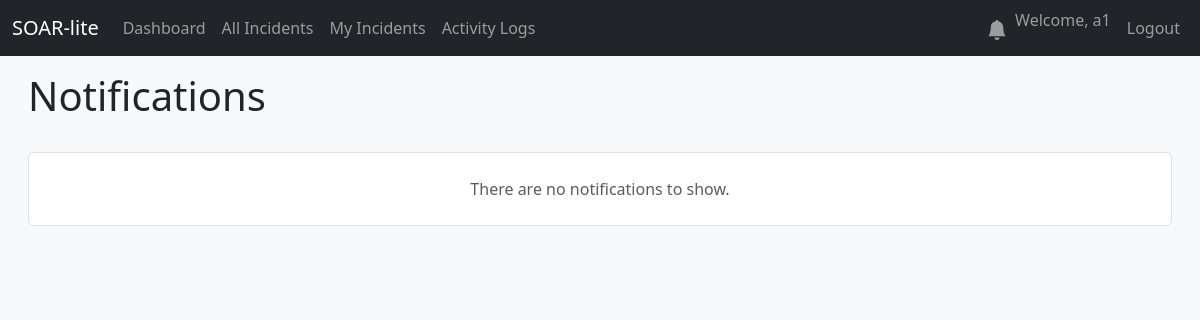
The app's page /notifications (signed in), older data.
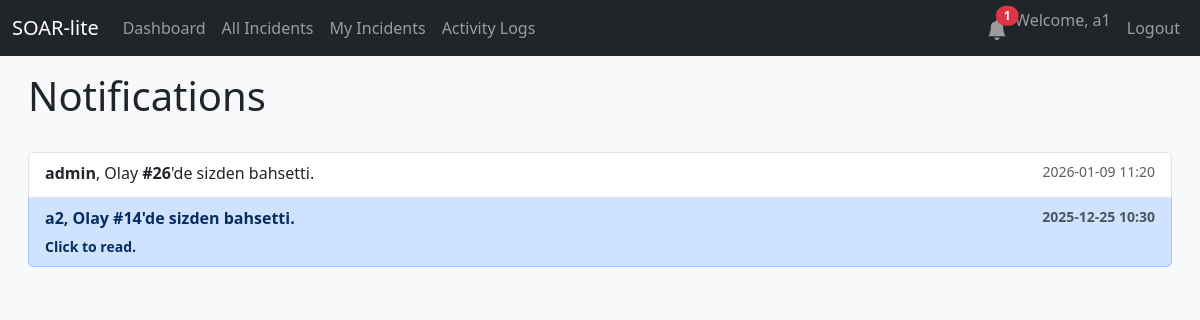
The same page, newer data.
### database.py (models this page shows, shortened)
class Notification(db.Model):
    id = db.Column(db.Integer, primary_key=True)
    user_id = db.Column(db.Integer, db.ForeignKey('user.id'), nullable=False)
    user = db.relationship('User', backref='notifications')
    message = db.Column(db.String(255), nullable=False)
    link = db.Column(db.String(255), nullable=True) # Tıklanınca gidilecek URL
    is_read = db.Column(db.Boolean, default=False, nullable=False)
    created_at = db.Column(db.DateTime, default=datetime.utcnow)

### app.py (the view)
@app.route('/notifications')
@login_required
def notifications():
    user_notifications = Notification.query.filter_by(user_id=current_user.id).order_by(Notification.created_at.desc()).all()
    return render_template('notifications.html', notifications=user_notifications)

### app.py (called while the page is built)
def create_app():
    app = Flask(__name__)
    veritabani_linki = os.environ.get('DATABASE_URL')
    if veritabani_linki:
        app.config['SQLALCHEMY_DATABASE_URI'] = veritabani_linki
    else:
        app.config['SQLALCHEMY_DATABASE_URI'] = 'sqlite:///soar.db'
    app.config['SQLALCHEMY_TRACK_MODIFICATIONS'] = False
    app.config['SECRET_KEY'] = 'pass123'
    db.init_app(app)
    login_manager = LoginManager()
    login_manager.init_app(app)
    login_manager.login_view = 'login'
    @login_manager.user_loader
    def load_user(user_id):
        return db.session.get(User, int(user_id))
    with app.app_context():
        db.create_all()
        print("🗄️ Database tables created or already exist.")
    return app

@app.context_processor
def inject_notifications():
    if current_user.is_authenticated:
        unread_count = Notification.query.filter_by(user_id=current_user.id, is_read=False).count()
        return dict(unread_notifications=unread_count)
    return dict(unread_notifications=0)

### templates/notifications.html (shortened to what this page needs)
{% extends "base.html" %}
{% block content %}
<div class="d-flex justify-content-between align-items-center mb-4">
    <h1>Notifications</h1>
</div>
<div class="list-group">
    {% for notification in notifications %}
        <a href="{{ url_for('read_notification', notification_id=notification.id) }}"
           class="list-group-item list-group-item-action {% if not notification.is_read %}list-group-item-primary fw-bold{% endif %}">
            <div class="d-flex w-100 justify-content-between">
                <p class="mb-1">{{ notification.message | safe }}</p>
                <small class="text-muted">{{ notification.created_at.strftime('%Y-%m-%d %H:%M') }}</small>
            </div>
            {% if not notification.is_read %}
                <small>Click to read.</small>
            {% endif %}
        </a>
    {% else %}
        <div class="list-group-item">
            <p class="text-muted text-center my-3">There are no notifications to show.</p>
        </div>
    {% endfor %}
</div>
{% endblock %}

### templates/base.html (shortened to what this page needs)
<!doctype html>
<html lang="en">
<head>
    <link href="https://cdn.jsdelivr.net/npm/bootstrap@5.3.2/dist/css/bootstrap.min.css" rel="stylesheet">
</head>
<body>
    <nav class="navbar navbar-expand-md navbar-dark bg-dark fixed-top">
        <div class="container-fluid">
            <a class="navbar-brand" href="{{ url_for('dashboard') }}">SOAR-lite</a>
            <div class="collapse navbar-collapse" id="navbarNav">
                <ul class="navbar-nav me-auto mb-2 mb-lg-0">
                    {% if current_user.is_authenticated %}
                    <li class="nav-item">
                        <a class="nav-link" href="{{ url_for('dashboard') }}">Dashboard</a>
                    </li>
                    <li class="nav-item">
                        <a class="nav-link" href="{{ url_for('incidents_list') }}">All Incidents</a>
                    </li>
                    <li class="nav-item">
                        <a class="nav-link" href="{{ url_for('my_incidents') }}">My Incidents</a>
                    </li>
                    {% if current_user.is_authenticated and current_user.role in ['Admin', 'Manager'] %}
                    <li class="nav-item">
                        <a class="nav-link" href="{{ url_for('activity_log') }}">Activity Logs</a>
                    </li>
                    {% endif %}
                    {% endif %}
                </ul>
                <ul class="navbar-nav ms-auto">
                    {% if current_user.is_authenticated %}
                    <li class="nav-item">
                        <a class="nav-link position-relative" href="{{ url_for('notifications') }}">
                            <svg xmlns="http://www.w3.org/2000/svg" width="20" height="20" fill="currentColor" class="bi bi-bell-fill" viewBox="0 0 16 16">
                                <path d="M8 16a2 2 0 0 0 2-2H6a2 2 0 0 0 2 2zm.995-14.901a1 1 0 1 0-1.99 0A5.002 5.002 0 0 0 3 6c0 1.098-.5 6-2 7h14c-1.5-1-2-5.902-2-7 0-2.42-1.72-4.44-4.005-4.901z"/>
                            </svg>
                            {% if unread_notifications > 0 %}
                            <span class="position-absolute top-1 start-80 translate-middle badge rounded-pill bg-danger">
                                {{ unread_notifications }}
                            </span>
                            {% endif %}
                        </a>
                    </li>
                    <li class="nav-item">
                        <span class="navbar-text me-2">Welcome, {{ current_user.username }}</span>
                    </li>
                    <li class="nav-item">
                        <a class="nav-link" href="{{ url_for('logout') }}">Logout</a>
                    </li>
                    {% endif %}
                </ul>
            </div>
        </div>
    </nav>
    <div class="main-content-scrollable">
        <main class="container-fluid"> {% block content %}{% endblock %}
        </main>
    </div>
</body>
</html>

Row changes from the older to the newer data that the page shows:
added Notification: message "admin , Olay #26 'de sizden bahsetti.", created_at "2026-01-09 11:20", is_read True (drawn)
added Notification: message "a2 , Olay #14 'de sizden bahsetti.", created_at "2025-12-25 10:30", is_read "Click to read."
Text that changed along with them:
{{ unread_notifications }}: (not shown) → "1"
text no longer shown: "There are no notifications to show."
